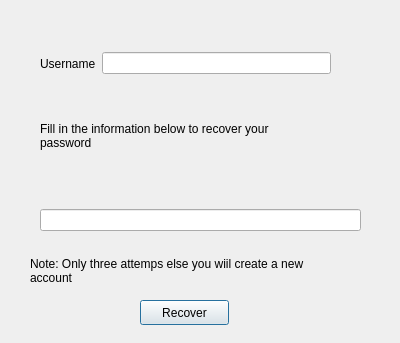
<?xml version="1.0" encoding="UTF-8"?>
<ui version="4.0">
 <class>Password_recovery</class>
 <widget class="QDialog" name="Password_recovery">
  <property name="geometry">
   <rect>
    <x>0</x>
    <y>0</y>
    <width>400</width>
    <height>343</height>
   </rect>
  </property>
  <property name="windowTitle">
   <string>Dialog</string>
  </property>
  <widget class="QLabel" name="label">
   <property name="geometry">
    <rect>
     <x>40</x>
     <y>120</y>
     <width>341</width>
     <height>31</height>
    </rect>
   </property>
   <property name="text">
    <string>Fill in the information below to recover your 
password</string>
   </property>
  </widget>
  <widget class="QPushButton" name="pushButton">
   <property name="geometry">
    <rect>
     <x>140</x>
     <y>300</y>
     <width>89</width>
     <height>25</height>
    </rect>
   </property>
   <property name="text">
    <string>Recover</string>
   </property>
  </widget>
  <widget class="QLabel" name="label_2">
   <property name="geometry">
    <rect>
     <x>30</x>
     <y>250</y>
     <width>351</width>
     <height>41</height>
    </rect>
   </property>
   <property name="text">
    <string>Note: Only three attemps else you wiil create a new 
account</string>
   </property>
  </widget>
  <widget class="QWidget" name="">
   <property name="geometry">
    <rect>
     <x>40</x>
     <y>170</y>
     <width>321</width>
     <height>61</height>
    </rect>
   </property>
   <layout class="QVBoxLayout" name="verticalLayout">
    <item>
     <widget class="QLabel" name="question_l">
      <property name="text">
       <string>&lt;question&gt;</string>
      </property>
     </widget>
    </item>
    <item>
     <widget class="QLineEdit" name="ans"/>
    </item>
   </layout>
  </widget>
  <widget class="QWidget" name="">
   <property name="geometry">
    <rect>
     <x>40</x>
     <y>50</y>
     <width>291</width>
     <height>27</height>
    </rect>
   </property>
   <layout class="QHBoxLayout" name="horizontalLayout">
    <item>
     <widget class="QLabel" name="label_3">
      <property name="text">
       <string>Username</string>
      </property>
     </widget>
    </item>
    <item>
     <widget class="QLineEdit" name="username_l"/>
    </item>
   </layout>
  </widget>
 </widget>
 <resources/>
 <connections/>
</ui>
